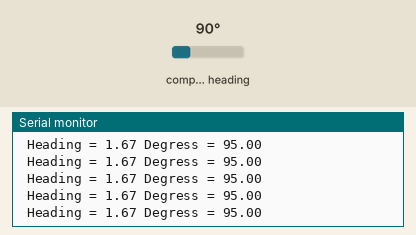
The sketch below on a simulated Arduino Uno, built with avr-gcc and run on an emulated ATmega328P. Shown: the last lines printed to the serial monitor. Inputs (shaded band) come from the test bench; at power-on: compass heading 90°.

Above: at 1.2 s.
1.3 s: compass heading set to 180°
At 1.44 s:
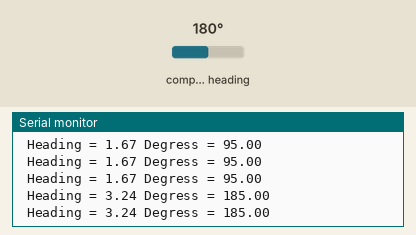
4.3 s: compass heading set to 7°
At 4.3 s:
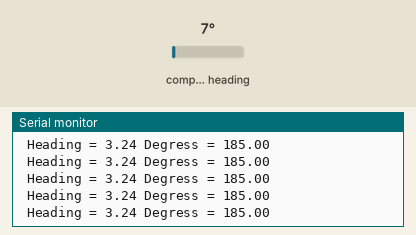
5.8 s: compass heading set to 180°
At 5.83 s:
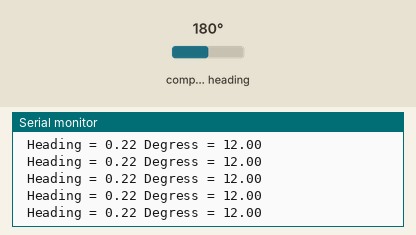
Timing chart, 0 to 8.8 s (numbered marks = the images above; inputs shaded):
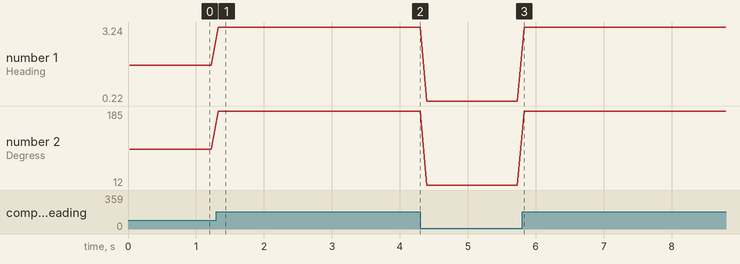

The sketch:

compass_sensor_v2.ino
```cpp
#include <Wire.h>
#include <HMC5883L.h>

HMC5883L compass;

void setup()
{
Serial.begin(9600);

//HMC5883L Başlatılır…
Serial.println("Baslatiliyor HMC5883L");
while (!compass.begin())
{
Serial.println("Ölçüm yapılamıyor! Kablo bağlantılarını kontrol edin");
delay(500);
}

// Ölçüm menzili kurulur
compass.setRange(HMC5883L_RANGE_1_3GA);

// Ölçüm modu kurulur
compass.setMeasurementMode(HMC5883L_CONTINOUS);

// Data oranı
compass.setDataRate(HMC5883L_DATARATE_30HZ);

// Örnekleme sayısı ayarlanır
compass.setSamples(HMC5883L_SAMPLES_8);

// Kalibrasyon offset ayarı yapılır.
compass.setOffset(2,22); // -148 -13 //-127, 78 // -157,-61 // -146,-20
}

void loop()
{
Vector norm = compass.readNormalize();

// Başlık hesaplanır
float heading = atan2(norm.YAxis, norm.XAxis);
///////////////////AŞAĞIDAKİ NOTU OKUYUNUZ.
float declinationAngle = (5.0 + (24.0 / 60.0)) / (180 / M_PI);
heading += declinationAngle;
//////////////////
// 0 dereceden küçükse ve 360 dereceden büyükse
if (heading < 0)
{
heading += 2 * PI;
}

if (heading > 2 * PI)
{
heading -= 2 * PI;
}

// Açı değerine dönüşüm yapılır.
float headingDegrees = heading * 180/M_PI;

// Çıktı
Serial.print(" Heading = ");
Serial.print(heading);
Serial.print(" Degress = ");
Serial.print(floor(headingDegrees));
Serial.println();

delay(100);
}
```

Measured:
- after the input at 1.3 s, the serial monitor: prints a new line at once (image 1)
- plotted number 1: 1.67 → 3.24 after the input at 1.3 s, 3.24 → 0.22 after the input at 4.3 s
- plotted number 2: 95 → 185 after the input at 1.3 s, 185 → 12 after the input at 4.3 s
